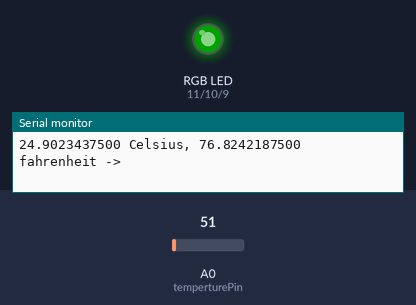
Simulated run of this sketch. Board: Arduino Uno, built with avr-gcc and run on an emulated ATmega328P. Shown: an RGB LED mixed from three pins (HIGH = lit), the last lines printed to the serial monitor. The test bench sets the inputs (shaded band); at power-on: A0 (temperturePin) = 51. Dim RGB values are drawn brighter than linear.

Above: at 1.8 s.
1.9 s: A0 (temperturePin) set to 61
At 2.7 s:
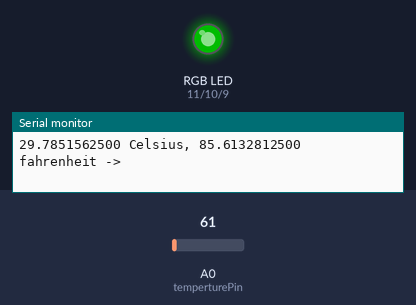
3.5 s: A0 (temperturePin) set to 86
At 4.5 s:
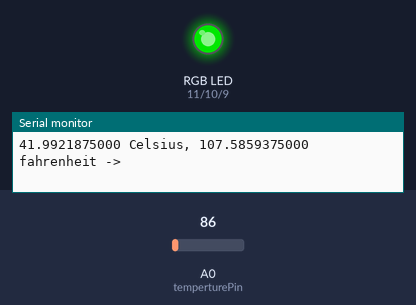
5.5 s: A0 (temperturePin) set to 112
At 7.2 s:
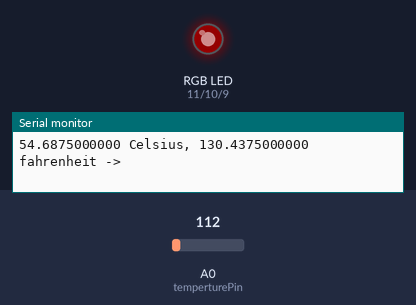
7.5 s: A0 (temperturePin) set to 163
At 9.2 s:
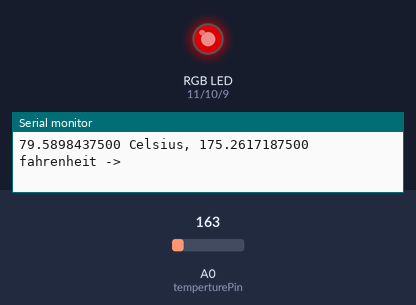
9.5 s: A0 (temperturePin) set to 30
At 10.9 s:
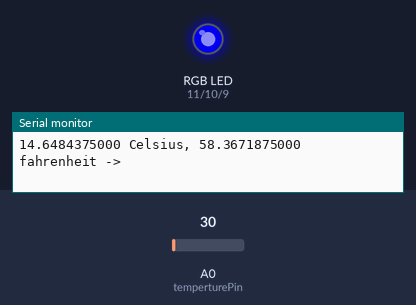
11.5 s: A0 (temperturePin) set to 15
At 12.7 s:
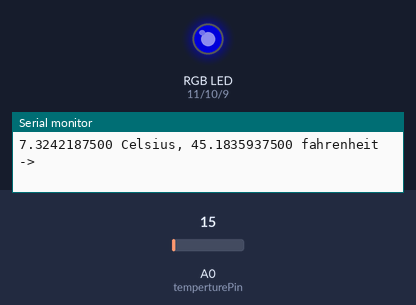
Timing chart, 0 to 14.5 s (numbered marks = the images above; inputs shaded):
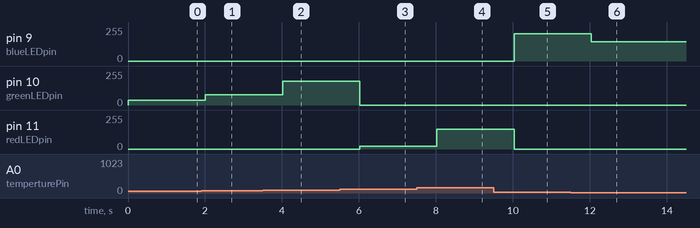

Measured:
- after the input at 1.9 s, pin 10 (greenLEDpin): 34/255 → 76/255 after 0.11 s
- after the input at 3.5 s, pin 10 (greenLEDpin): 76/255 → 178/255 after 0.52 s
- after the input at 5.5 s, pin 10 (greenLEDpin): 178/255 → 0/255 after 0.52 s; pin 11 (redLEDpin): 0/255 → 20/255 after 0.52 s
- after the input at 7.5 s, pin 11 (redLEDpin): 20/255 → 147/255 after 0.53 s
- after the input at 9.5 s, pin 9 (blueLEDpin): 0/255 → 204/255 after 0.53 s; pin 11 (redLEDpin): 147/255 → 0/255 after 0.53 s
- after the input at 11.5 s, pin 9 (blueLEDpin): 204/255 → 144/255 after 0.54 s

The sketch:

TempSensorCodeLED.ino
```cpp
/* Temperture Sensor
For circuit instructions please see workshop handout
*/

int temperturePin = A0; // analog pin
float tempread = 0, tempc = 0,tempf=0; // temperature variables
int i;
int blueLEDpin = 9;          // connect Blue LED to pin 09 (PWM pin)
int greenLEDpin = 10;          // connect Green LED to pin 10 (PWM pin)
int redLEDpin = 11;          // connect Red LED to pin 11 (PWM pin)
int LEDbrightness;        //

void setup()
{
  Serial.begin(9600); // start serial communication
}

void loop()
{


  tempread = analogRead(temperturePin);
  tempc = (5 * tempread * 100.0) / 1024.0;


tempf = (tempc * 9)/ 5 + 32; // converts to fahrenheit

Serial.print(tempc,DEC);
Serial.print(" Celsius, ");

Serial.print(tempf,DEC);
Serial.println(" fahrenheit -> ");


  // The LEDs change colour depending on the range of temperature
  // We have set the range for the temperature reading from -10 degrees celsius
  // to 100 degrees celcius - you can change the ranges by changing the numbers
  // in the "if", "else" and LEDbrightness = map(tempc, X, X, 0, 255) for each loop
  // Now we convert it into 3 ranges that move from Blue to Green to Red
  // This gives us a better sense of how warm the environment is
  if (tempc >= -10 && tempc <= 20) { // For the colder temperature readings
    LEDbrightness = map(tempc, -10, 20, 0, 255);
      analogWrite(blueLEDpin, LEDbrightness);
      analogWrite(greenLEDpin, 0); // Need to make sure the other
      analogWrite(redLEDpin, 0);   // two LEDs are off
  } else if (tempc > 20 && tempc <= 50) { // The range of heat from 20 degrees to 50 degrees

    LEDbrightness = map(tempc, 20, 50, 0, 255);
      analogWrite(greenLEDpin, LEDbrightness);
      analogWrite(redLEDpin, 0);   // Need to make sure the other
      analogWrite(blueLEDpin, 0);  // two LEDs are off

  } else { // For the hottest readings
     LEDbrightness = map(tempc, 50, 100, 0, 255);
       analogWrite(redLEDpin, LEDbrightness);
       analogWrite(greenLEDpin, 0); // Need to make sure the other
       analogWrite(blueLEDpin, 0);  // two LEDs are off
  }

delay(1000); // delay before loop
}
```
